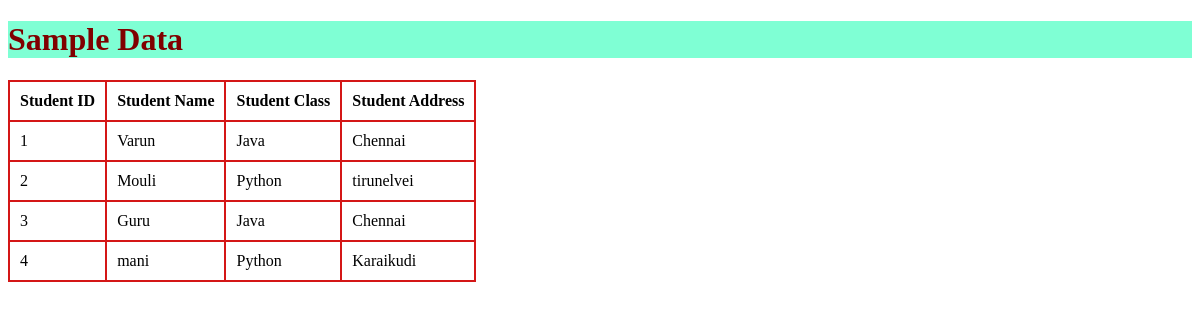
Page /show/ on the committed database.
### my_application/models.py (models this page shows)
class Sample_data(models.Model):
    student_name = models.CharField(max_length=30)
    student_class = models.CharField(max_length=25)
    address = models.CharField(max_length=200)

### my_application/views.py (the view)
# urls.py: path("show/",views.display,name ="show"),
def display(request):
    data = Sample_data.objects.all()
    return render(request,"display.html",{"datas":data})

### templates/display.html (shortened to what this page needs)
<!DOCTYPE html>
<html lang="en">
<head>
    {% load static %}
    <link rel="stylesheet" href="{% static 'css/style.css' %}">
</head>
<body>
    <h1>Sample Data</h1>
    <table>
        <tr>
            <th>Student ID</th>
            <th>Student Name</th>
            <th>Student Class</th>
            <th>Student Address</th>
        </tr>
        {% for std in datas %}
        <tr>
            <td>{{ std.id }}</td>
            <td>{{ std.student_name }}</td>
            <td>{{ std.student_class }}</td>
            <td>{{ std.address }}</td>
        </tr>
        {% endfor %}
    </table>
</body>
</html>

### static/css/style.css (style rules this page uses)
h1 { background-color: aquamarine; color: maroon; }
table,tr,th,td { border: 2px solid rgb(212, 23, 23); border-collapse: collapse; padding: 10px; }

### rows in the picture
Sample_data: id "1", student_name "Varun", student_class "Java", address "Chennai"
Sample_data: id "2", student_name "Mouli", student_class "Python", address "tirunelvei"
Sample_data: id "3", student_name "Guru", student_class "Java", address "Chennai"
Sample_data: id "4", student_name "mani", student_class "Python", address "Karaikudi"
